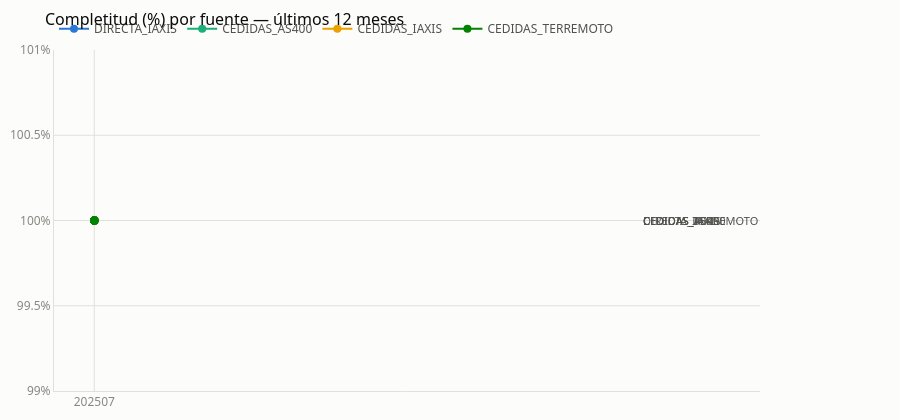

The cell this chart's notebook holds for it:
### Markdown cell above
### 4.3 Tendencia — ¿la completitud se mantiene estable?

Porcentaje de completitud de cada **fuente** mes a mes (ponderado: suma de registros con valor
sobre el total de la fuente). Lo esperado es una línea plana pegada al 100%; cualquier caída
es un mes con problemas.

### Code cell
tend = (df.groupby(["fuente", "periodo_contable_analisis"])
          .agg(con=("con_valor", "sum"), tot=("total_registros", "sum"))
          .reset_index())
tend["pct"] = 100.0 * tend["con"] / tend["tot"]

fig = go.Figure()
for fuente, color in COLOR_FUENTE.items():  # orden fijo, el color sigue a la fuente
    d = tend[tend["fuente"] == fuente].sort_values("periodo_contable_analisis")
    if d.empty:
        continue
    fig.add_trace(go.Scatter(
        x=d["periodo_contable_analisis"].astype(str), y=d["pct"],
        name=fuente, mode="lines+markers",
        line=dict(color=color, width=2), marker=dict(size=8, color=color),
        hovertemplate="<b>%{fullData.name}</b><br>%{x}<br>Completitud: %{y:.2f}%<extra></extra>",
    ))
    # etiqueta directa al final de la línea (además de la leyenda)
    fig.add_annotation(x=str(d["periodo_contable_analisis"].iloc[-1]), y=d["pct"].iloc[-1],
                       text=fuente, font=dict(color=INK_2, size=11),
                       xanchor="left", xshift=8, showarrow=False)

layout_base(fig, "Completitud (%) por fuente — últimos 12 meses", alto=420)
fig.update_yaxes(ticksuffix="%")
fig.update_layout(legend=dict(orientation="h", yanchor="bottom", y=1.02, font=dict(color=INK_2)),
                  margin=dict(r=140))
fig.show()

### Figure 1 — Plotly figure (JSON) as saved in the notebook; plotly's stock layout.template omitted (floating-point values rounded to 4 significant figures)
{"data": [{"hovertemplate": "<b>%{fullData.name}</b><br>%{x}<br>Completitud: %{y:.2f}%<extra></extra>", "line": {"color": "#2a78d6", "width": 2}, "marker": {"color": "#2a78d6", "size": 8}, "mode": "lines+markers", "name": "DIRECTA_IAXIS", "type": "scatter", "x": ["202507", "202508", "202509", "202510", "202511", "202512", "202601", "202602", "202603", "202604", "202605", "202606"], "y": [100.0, 100.0, 100.0, 100.0, 100.0, 100.0, 100.0, 100.0, 100.0, 100.0, 100.0, 100.0]}, {"hovertemplate": "<b>%{fullData.name}</b><br>%{x}<br>Completitud: %{y:.2f}%<extra></extra>", "line": {"color": "#1baf7a", "width": 2}, "marker": {"color": "#1baf7a", "size": 8}, "mode": "lines+markers", "name": "CEDIDAS_AS400", "type": "scatter", "x": ["202507", "202508", "202509", "202510", "202511", "202512", "202601", "202602", "202603", "202604", "202605", "202606"], "y": [100.0, 100.0, 100.0, 100.0, 100.0, 100.0, 100.0, 100.0, 100.0, 100.0, 100.0, 100.0]}, {"hovertemplate": "<b>%{fullData.name}</b><br>%{x}<br>Completitud: %{y:.2f}%<extra></extra>", "line": {"color": "#eda100", "width": 2}, "marker": {"color": "#eda100", "size": 8}, "mode": "lines+markers", "name": "CEDIDAS_IAXIS", "type": "scatter", "x": ["202507", "202508", "202509", "202510", "202511", "202512", "202601", "202602", "202603", "202604", "202605", "202606"], "y": [100.0, 100.0, 100.0, 100.0, 100.0, 100.0, 100.0, 100.0, 100.0, 100.0, 100.0, 100.0]}, {"hovertemplate": "<b>%{fullData.name}</b><br>%{x}<br>Completitud: %{y:.2f}%<extra></extra>", "line": {"color": "#008300", "width": 2}, "marker": {"color": "#008300", "size": 8}, "mode": "lines+markers", "name": "CEDIDAS_TERREMOTO", "type": "scatter", "x": ["202507", "202508", "202509", "202510", "202511", "202512", "202601", "202602", "202603", "202604", "202605", "202606"], "y": [100.0, 100.0, 100.0, 100.0, 100.0, 100.0, 100.0, 100.0, 100.0, 100.0, 100.0, 100.0]}], "layout": {"annotations": [{"font": {"color": "#52514e", "size": 11}, "showarrow": false, "text": "DIRECTA_IAXIS", "x": "202606", "xanchor": "left", "xshift": 8, "y": 100}, {"font": {"color": "#52514e", "size": 11}, "showarrow": false, "text": "CEDIDAS_AS400", "x": "202606", "xanchor": "left", "xshift": 8, "y": 100}, {"font": {"color": "#52514e", "size": 11}, "showarrow": false, "text": "CEDIDAS_IAXIS", "x": "202606", "xanchor": "left", "xshift": 8, "y": 100}, {"font": {"color": "#52514e", "size": 11}, "showarrow": false, "text": "CEDIDAS_TERREMOTO", "x": "202606", "xanchor": "left", "xshift": 8, "y": 100}], "font": {"color": "#52514e", "family": "system-ui, -apple-system, \"Segoe UI\", sans-serif", "size": 12}, "height": 420, "legend": {"font": {"color": "#52514e"}, "orientation": "h", "y": 1.02, "yanchor": "bottom"}, "margin": {"b": 10, "l": 10, "r": 140, "t": 50}, "paper_bgcolor": "#fcfcfb", "plot_bgcolor": "#fcfcfb", "title": {"font": {"color": "#0b0b0b", "size": 16}, "text": "Completitud (%) por fuente — últimos 12 meses"}, "xaxis": {"gridcolor": "#e1e0d9", "linecolor": "#e1e0d9", "tickfont": {"color": "#898781"}, "zeroline": false}, "yaxis": {"gridcolor": "#e1e0d9", "linecolor": "#e1e0d9", "tickfont": {"color": "#898781"}, "ticksuffix": "%", "zeroline": false}}}
